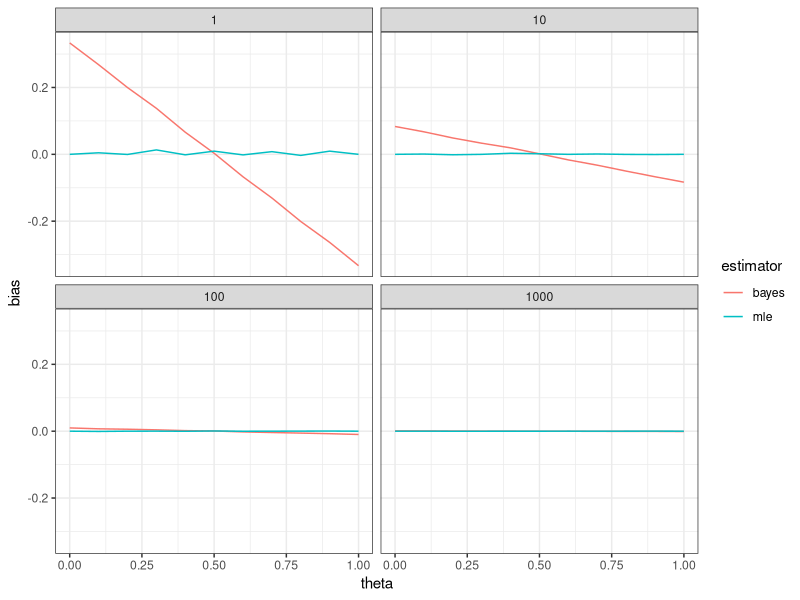
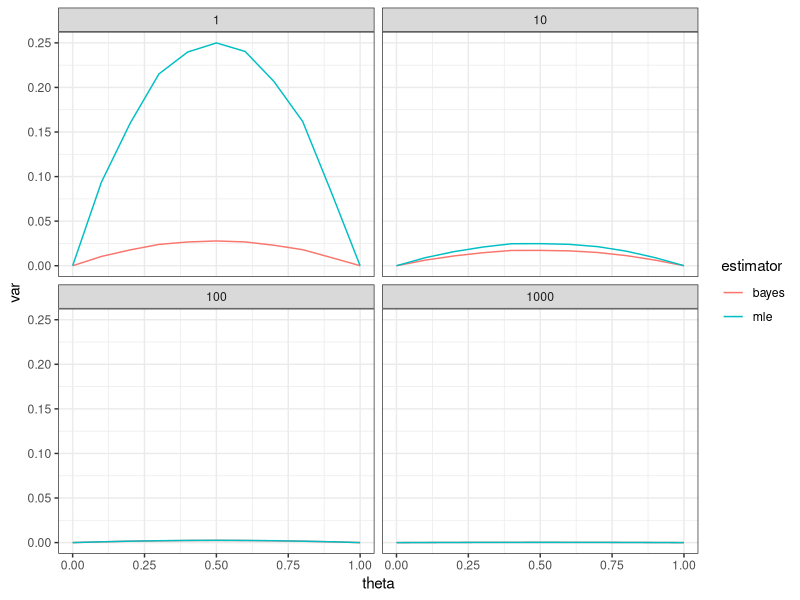
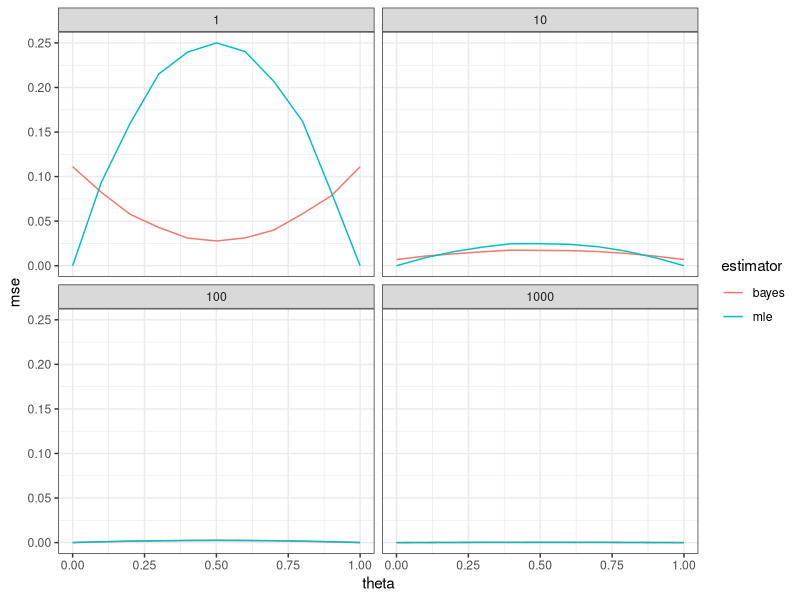
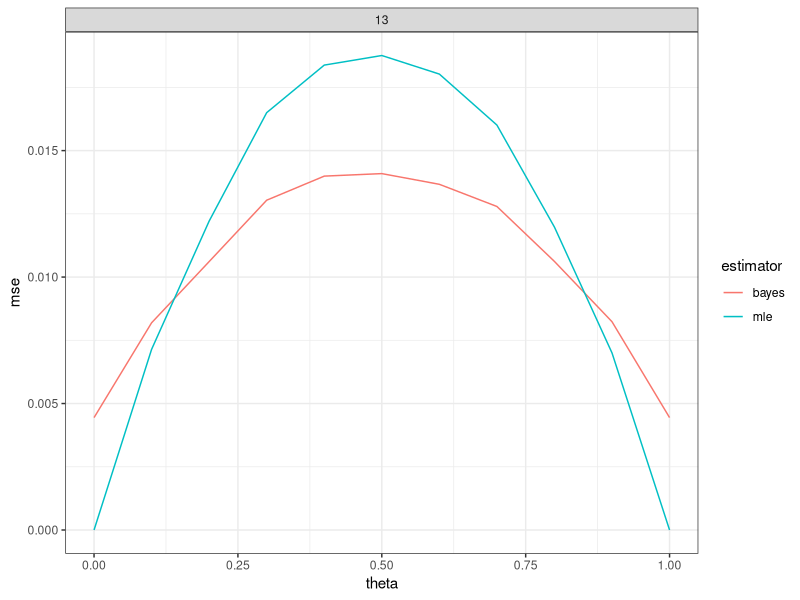
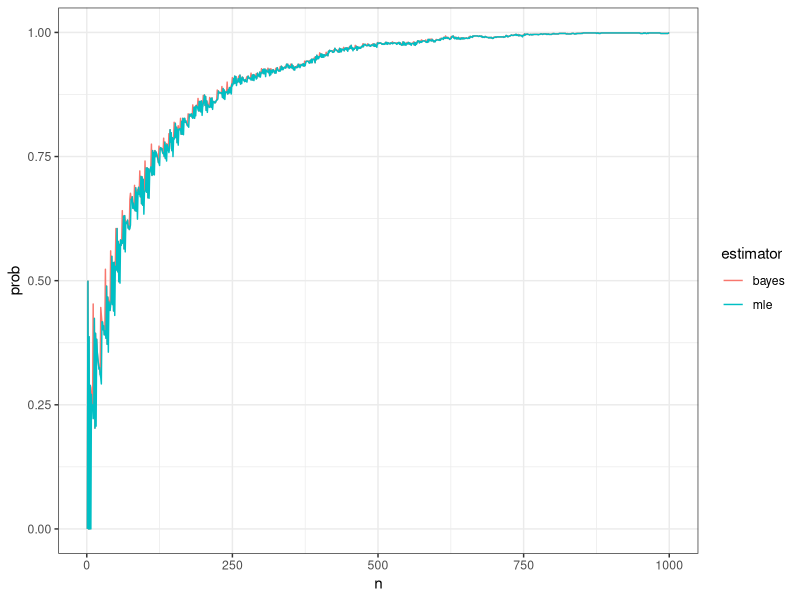
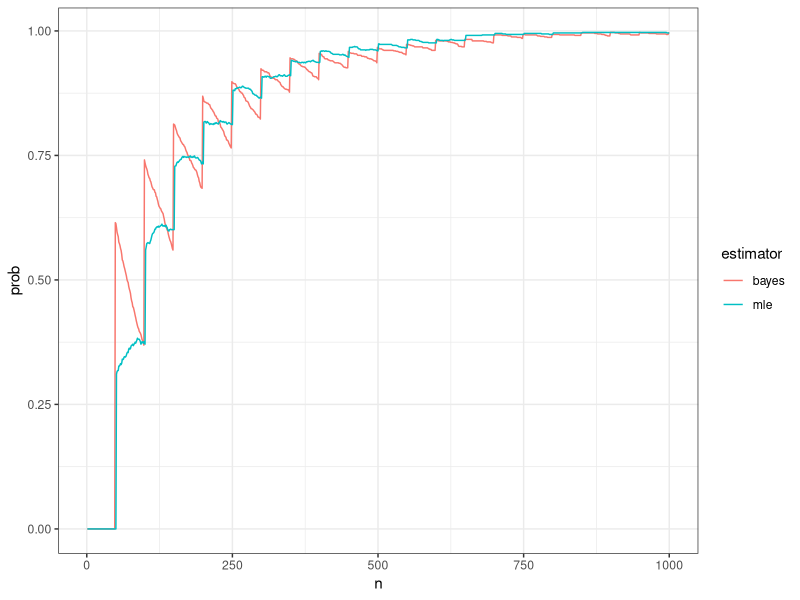
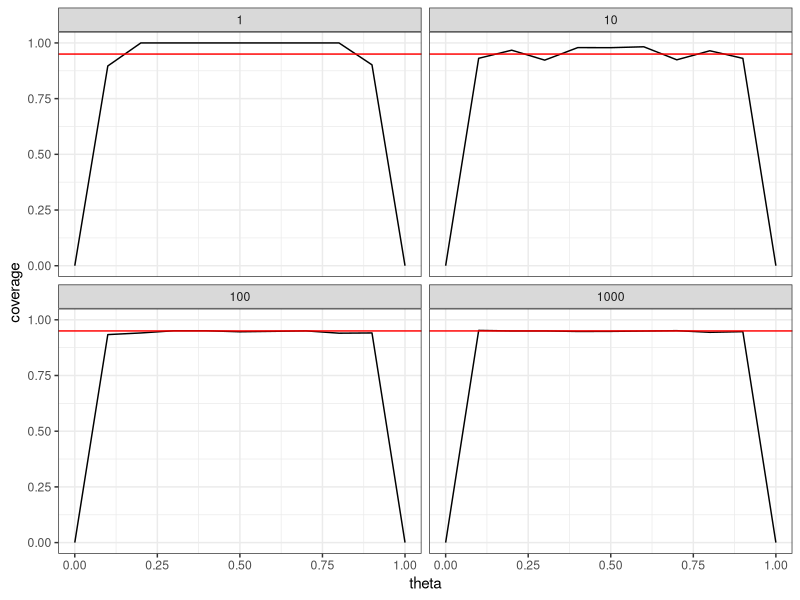
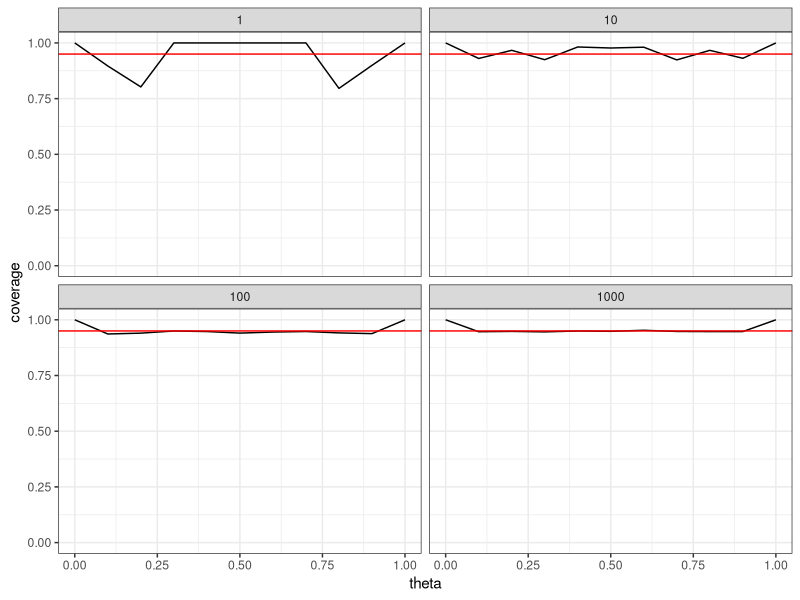

R code for these plots, in order: (Note: this script raises an error after producing the figures.)
## ---- chunk 1
n <- 22
y <- 15
(mle <- y/n)
## ---- chunk 2
a <- b <- 1
(bayes <- (a+y)/(a+b+n))
## ---- chunk 3
qbeta(c(.025,.975), a+y, b+n-y)
## ---- chunk 4
n <- 222
y <- 153
(mle <- y/n)
(bayes <- (a+y)/(a+b+n))
qbeta(c(.05,.95), a+y, b+n-y) 
## ---- chunk 5
n <- 10
theta <- 0.5

n_reps <- 1e4
mle <- numeric(n_reps)
bayes <- numeric(n_reps)

for (i in 1:n_reps) {
  y <- rbinom(1, size = n, prob = theta)
  mle[i] <- y/n
  bayes[i] <- (a+y)/(a+b+n)
}


mean(mle)  - theta # estimate of MLE bias
mean(bayes)- theta # estimate of Bayes bias
## ---- chunk 6
mean(mle  ) + c(-1,1)*qnorm(.975)*sd(mle  )/sqrt(length(mle  )) - theta
mean(bayes) + c(-1,1)*qnorm(.975)*sd(bayes)/sqrt(length(bayes)) - theta
## ---- chunk 7
y <- rbinom(n_reps, size = n, prob = theta)
mle   <- y/n
bayes <- (a+y)/(a+b+n)

mean(mle  ) + c(-1,1)*qnorm(.975)*sd(mle  )/sqrt(length(mle  )) - theta
mean(bayes) + c(-1,1)*qnorm(.975)*sd(bayes)/sqrt(length(bayes)) - theta
## ---- chunk 8
n <- 5
theta <- 0.2

y <- rbinom(n_reps, size = n, prob = theta)
mle   <- y/n
bayes <- (a+y)/(a+b+n)

mean(mle  ) + c(-1,1)*qnorm(.975)*sd(mle  )/sqrt(length(mle  )) - theta
mean(bayes) + c(-1,1)*qnorm(.975)*sd(bayes)/sqrt(length(bayes)) - theta
## ---- chunk 9
settings <- expand.grid(n = 10^(0:3),
                        theta = seq(0,1,by=0.1))
## ---- chunk 10
library("plyr")
## ---- chunk 11
sim_study <- ddply(settings, .(n, theta), function(x) {
  y     <- rbinom(1e4, size = x$n, prob = x$theta)
  mle   <- y/x$n
  bayes <- (a+y)/(a+b+x$n)
  
  d <- data.frame(
    estimator = c("mle", "bayes"),
    bias      = c(mean(mle), mean(bayes)) - x$theta,
    var       = c(var( mle), var( bayes)))
  
  # d$se    <- sqrt(d$var / x$n)
  # d$lower <- d$bias-qnorm(.975)*d$se
  # d$upper <- d$bias+qnorm(.975)*d$se
  
  return(d)
})
## ---- chunk 12
library("ggplot2")

ggplot(sim_study, aes(x=theta, y=bias, color=estimator)) +
  geom_line() +
  facet_wrap(~n) + 
  theme_bw()
## ---- chunk 13
library("ggplot2")

ggplot(sim_study, aes(x=theta, y=var, color=estimator)) +
  geom_line() +
  facet_wrap(~n) + 
  theme_bw()
## ---- chunk 14
sim_study$mse <- sim_study$var + sim_study$bias^2

ggplot(sim_study, aes(x=theta, y=mse, color=estimator)) +
  geom_line() +
  facet_wrap(~n) + 
  theme_bw()
## ---- chunk 15
settings <- expand.grid(n = 13,
                        theta = seq(0,1,by=0.1))

sim_study <- ddply(settings, .(n, theta), function(x) {
  y     <- rbinom(1e4, size = x$n, prob = x$theta)
  mle   <- y/x$n
  bayes <- (a+y)/(a+b+x$n)
  
  d <- data.frame(
    estimator = c("mle", "bayes"),
    bias      = c(mean(mle), mean(bayes)) - x$theta,
    var       = c(var( mle), var( bayes)))
  d$mse <- d$var + d$bias^2
  
  return(d)
})

ggplot(sim_study, aes(x=theta, y=mse, color=estimator)) +
  geom_line() +
  facet_wrap(~n) + # This line isn't necessary
  theme_bw()
## ---- chunk 16
theta = 0.51
n_max <- 1e3

d <- ddply(data.frame(rep=1:1e3), .(rep), function(x) {
  x <- rbinom(n_max, size = 1, prob = theta)
  
  mle <- bayes <- numeric(n_max)
  for (n in 1:n_max) {
    y <- sum(x[1:n])
    mle[n] <- y/n
    bayes[n] <- (a+y)/(a+b+n)
  }
  
  data.frame(n     = 1:n_max,
             mle   = mle,
             bayes = bayes)
})

epsilon <- 0.05
sum <- ddply(d, .(n), function(x) {
  data.frame(estimator = c("mle","bayes"),
             prob = c(mean(abs(x$mle   - theta) < epsilon),
                      mean(abs(x$bayes - theta) < epsilon)))
})
## ---- chunk 17
ggplot(sum, aes(x=n, y=prob, color=estimator)) + 
  geom_line() +
  theme_bw() 
## ---- chunk 18
theta = 0.01
n_max <- 1e3

d <- ddply(data.frame(rep=1:1e3), .(rep), function(x) {
  x <- rbinom(n_max, size = 1, prob = theta)
  
  mle <- bayes <- numeric(n_max)
  for (n in 1:n_max) {
    y <- sum(x[1:n])
    mle[n] <- y/n
    bayes[n] <- (a+y)/(a+b+n)
  }
  
  data.frame(n     = 1:n_max,
             mle   = mle,
             bayes = bayes)
})

epsilon <- 0.01
sum <- ddply(d, .(n), function(x) {
  data.frame(estimator = c("mle","bayes"),
             prob = c(mean(abs(x$mle   - theta) < epsilon),
                      mean(abs(x$bayes - theta) < epsilon)))
})

ggplot(sum, aes(x=n, y=prob, color=estimator)) + 
  geom_line() +
  theme_bw()
## ---- chunk 19
n <- 100
theta <- 0.5

n_reps <- 1e4
y <- rbinom(n_reps, size = n, prob = theta)

lower <- qbeta(.025, a+y, b+n-y)
upper <- qbeta(.975, a+y, b+n-y)

mean( lower < theta & theta < upper )
## ---- chunk 20
p <- mean( lower < theta & theta < upper)

p + c(-1,1)*qnorm(.975)*sqrt(p*(1-p)/n_reps)
## ---- chunk 21
n <- 10
theta <- 0.2

n_reps <- 1e4
y <- rbinom(n_reps, size = n, prob = theta)

lower <- qbeta(.025, a+y, b+n-y)
upper <- qbeta(.975, a+y, b+n-y)

(p <- mean( lower < theta & theta < upper))

p + c(-1,1)*qnorm(.975)*sqrt(p*(1-p)/n_reps)
## ---- chunk 22
settings <- expand.grid(n = 10^(0:3),
                        theta = seq(0,1,by=0.1))

sim_study <- ddply(settings, .(n, theta), function(x) {
  y     <- rbinom(1e4, size = x$n, prob = x$theta)
  mle   <- y/x$n
  bayes <- (a+y)/(a+b+x$n)
  
  lower <- qbeta(.025, a+y, b+x$n-y)
  upper <- qbeta(.975, a+y, b+x$n-y)
  
  data.frame(coverage = mean( lower <= x$theta & x$theta <= upper))
})
## ---- chunk 23
ggplot(sim_study, aes(x=theta, y=coverage)) +
  geom_line() +
  facet_wrap(~n) + 
  geom_hline(yintercept = 0.95, color = "red") +
  ylim(0,1) + 
  theme_bw()
## ---- chunk 24
sim_study <- ddply(settings, .(n, theta), function(x) {
  y     <- rbinom(1e4, size = x$n, prob = x$theta)
  mle   <- y/x$n
  bayes <- (a+y)/(a+b+x$n)
  
  lower <- qbeta(.025, a+y, b+x$n-y)
  upper <- qbeta(.975, a+y, b+x$n-y)
  
  # Fix intervals when y=0
  lower[y==0] <- 0
  upper[y==0] <- qbeta(.95, a+0, b+x$n-0)
  
  # Fix intervals when y=n
  upper[y==x$n] <- 1
  lower[y==x$n] <- qbeta(.05, a+x$n, b+x$n-x$n)
  
  data.frame(coverage = mean( lower <= x$theta & x$theta <= upper))
})
## ---- chunk 25
ggplot(sim_study, aes(x=theta, y=coverage)) +
  geom_line() +
  facet_wrap(~n) + 
  geom_hline(yintercept = 0.95, color = "red") +
  ylim(0,1) + 
  theme_bw()
## ---- chunk 26
a <- b <- 0.5
sim_study <- ddply(settings, .(n, theta), function(x) {
  y     <- rbinom(1e4, size = x$n, prob = x$theta)
  mle   <- y/x$n
  bayes <- (a+y)/(a+b+x$n)
  
  lower <- qbeta(.025, a+y, b+x$n-y)
  upper <- qbeta(.975, a+y, b+x$n-y)
  
  # Fix intervals when y=0
  lower[y==0] <- 0
  upper[y==0] <- qbeta(.95, a+0, b+x$n-0)
  
  # Fix intervals when y=n
  upper[y==x$n] <- 1
  lower[y==x$n] <- qbeta(.05, a+x$n, b+x$n-x$n)
  
  data.frame(coverage = mean( lower <= x$theta & x$theta <= upper))
})

ggplot(sim_study, aes(x=theta, y=coverage)) +
  geom_line() +
  facet_wrap(~n) + 
  theme_bw()
## ---- chunk 27
knitr::knit("lab05.Rmd", tangle = TRUE)
